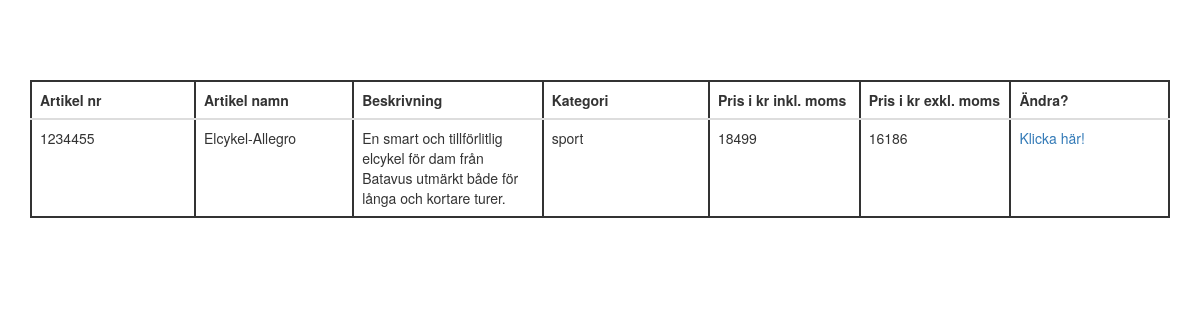
Screenshot of /sport/elcykel-allegro.php with the database file from the repository.
### tables this page shows
CREATE TABLE IF NOT EXISTS `butik` (
  `id` int(11) NOT NULL,
  `artnmr` int(30) NOT NULL,
  `artnamn` varchar(30) DEFAULT NULL,
  `beskrivning` varchar(255) DEFAULT NULL,
  `kategori` varchar(30) DEFAULT NULL,
  `inklmoms` int(30) NOT NULL,
  `exklmoms` int(30) NOT NULL
);

### sport/elcykel-allegro.php (the view, shortened to what this page needs)
<?php
  include 'connection.php';
 ?>
<!DOCTYPE html>
<html lang="en">
<head>
  <link rel="stylesheet" href="https://maxcdn.bootstrapcdn.com/bootstrap/3.3.7/css/bootstrap.min.css">
  <link rel="stylesheet" href="style.css">
</head>
<body>
<div class="container">
<br/>
<br/>
<br/>
<br/>
  <table class="table">
    <thead>
      <tr>
        <th>Artikel nr</th>
        <th>Artikel namn</th>
        <th>Beskrivning</th>
        <th>Kategori</th>
        <th>Pris i kr inkl. moms</th>
        <th>Pris i kr exkl. moms</th>
        <th>Ändra?</th>
      </tr>
    </thead>
    <tbody>
      <?php
          $table  = mysqli_query($connection ,'SELECT * FROM butik WHERE artnamn="Elcykel-Allegro"');
          while($row  = mysqli_fetch_array($table)){ ?>
              <tr id="<?php echo $row['id']; ?>">
                <td data-target="artnmr"><?php echo $row['artnmr']; ?></td>
                <td data-target="artnamn"><?php echo $row['artnamn']; ?></td>
                <td data-target="beskrivning"><?php echo $row['beskrivning']; ?></td>
                <td data-target="kategori"><?php echo $row['kategori']; ?></td>
                <td data-target="inklmoms"><?php echo $row['inklmoms']; ?></td>
               <td data-target="exklmoms"><?php echo $row['exklmoms']; ?></td>
                <td><a href="#" data-role="update" data-id="<?php echo $row['id'] ;?>">Klicka här!</a></td>
              </tr>
         <?php }
       ?>
    </tbody>
  </table>
</div>
</body>
</html>

### sport/style.css (style rules this page uses)
table, td, th { border: 2px solid; text-align: left; }
table { border-collapse: collapse; width: 100%; }
th, td { padding: 20px; width: 5%; }

### rows the page displays
butik: artnmr "1234455", artnamn "Elcykel-Allegro", beskrivning "En smart och tillförlitlig elcykel för dam från Batavus utmärkt både för långa och kortare turer.", kategori "sport", inklmoms "18499", exklmoms "16186"
